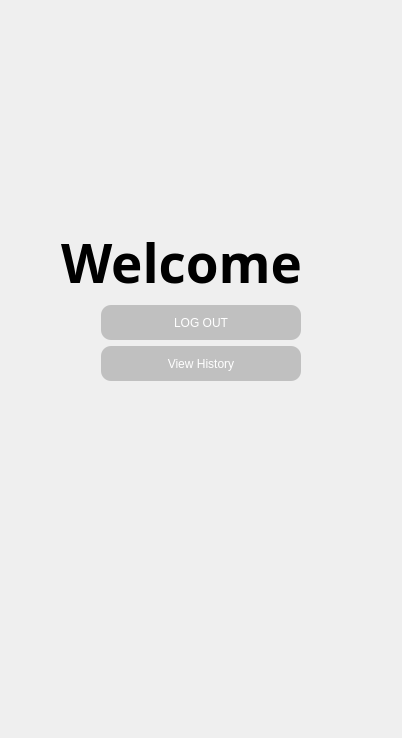
      <widget class="QWidget" name="ProfilePage">
       <layout class="QGridLayout" name="gridLayout">
        <item row="0" column="1">
         <spacer name="verticalSpacer_6">
          <property name="orientation">
           <enum>Qt::Orientation::Vertical</enum>
          </property>
          <property name="sizeHint" stdset="0">
           <size>
            <width>20</width>
            <height>215</height>
           </size>
          </property>
         </spacer>
        </item>
        <item row="1" column="0">
         <spacer name="horizontalSpacer_6">
          <property name="orientation">
           <enum>Qt::Orientation::Horizontal</enum>
          </property>
          <property name="sizeType">
           <enum>QSizePolicy::Policy::MinimumExpanding</enum>
          </property>
          <property name="sizeHint" stdset="0">
           <size>
            <width>50</width>
            <height>20</height>
           </size>
          </property>
         </spacer>
        </item>
        <item row="1" column="1">
         <layout class="QVBoxLayout" name="verticalLayout_11">
          <item>
           <widget class="QLabel" name="UsenameTag">
            <property name="font">
             <font>
              <family>Montserrat</family>
              <pointsize>40</pointsize>
              <italic>false</italic>
              <bold>true</bold>
             </font>
            </property>
            <property name="styleSheet">
             <string notr="true">
font: 700 40pt &quot;Montserrat&quot;;
color: rgb(0, 0, 0);</string>
            </property>
            <property name="text">
             <string>Welcome</string>
            </property>
           </widget>
          </item>
          <item>
           <layout class="QHBoxLayout" name="horizontalLayout_8">
            <item>
             <spacer name="horizontalSpacer_18">
              <property name="orientation">
               <enum>Qt::Orientation::Horizontal</enum>
              </property>
              <property name="sizeHint" stdset="0">
               <size>
                <width>40</width>
                <height>20</height>
               </size>
              </property>
             </spacer>
            </item>
            <item>
             <widget class="QPushButton" name="Log_out">
              <property name="styleSheet">
               <string notr="true">QPushButton
{
	border-radius:10px;
	background-color:rgba(0, 0, 0, 50);
	color:White;
	font: 400 15pt &quot;Montserrat&quot;;
	min-width:  200px;
	min-width:  200px;
	min-height: 35px;
}

QPushButton:hover
{
	border-radius:10px;
	background-color:rgba(0, 0, 0, 70);
	color:White;
	font: 400 15pt &quot;Montserrat&quot;;
	min-width:  200px;
	min-width:  200px;
	min-height: 35px;
}

QPushButton:pressed
{
	border-radius:10px;
	background-color:rgba(0, 0, 0, 90);
	color:White;
	font: 400 15pt &quot;Montserrat&quot;;
	min-width:  200px;
	min-width:  200px;
	min-height: 35px;
}</string>
              </property>
              <property name="text">
               <string>LOG OUT</string>
              </property>
             </widget>
            </item>
            <item>
             <spacer name="horizontalSpacer_19">
              <property name="orientation">
               <enum>Qt::Orientation::Horizontal</enum>
              </property>
              <property name="sizeHint" stdset="0">
               <size>
                <width>40</width>
                <height>20</height>
               </size>
              </property>
             </spacer>
            </item>
           </layout>
          </item>
          <item>
           <layout class="QHBoxLayout" name="horizontalLayout_7">
            <item>
             <spacer name="horizontalSpacer_24">
              <property name="orientation">
               <enum>Qt::Orientation::Horizontal</enum>
              </property>
              <property name="sizeHint" stdset="0">
               <size>
                <width>40</width>
                <height>20</height>
               </size>
              </property>
             </spacer>
            </item>
            <item>
             <widget class="QPushButton" name="ViewHistory_Button">
              <property name="styleSheet">
               <string notr="true">QPushButton
{
	border-radius:10px;
	background-color:rgba(0, 0, 0, 50);
	color:White;
	font: 400 15pt &quot;Montserrat&quot;;
	min-width:  200px;
	min-width:  200px;
	min-height: 35px;
}

QPushButton:hover
{
	border-radius:10px;
	background-color:rgba(0, 0, 0, 70);
	color:White;
	font: 400 15pt &quot;Montserrat&quot;;
	min-width:  200px;
	min-width:  200px;
	min-height: 35px;
}

QPushButton:pressed
{
	border-radius:10px;
	background-color:rgba(0, 0, 0, 90);
	color:White;
	font: 400 15pt &quot;Montserrat&quot;;
	min-width:  200px;
	min-width:  200px;
	min-height: 35px;
}</string>
              </property>
              <property name="text">
               <string>View History</string>
              </property>
             </widget>
            </item>
            <item>
             <spacer name="horizontalSpacer_20">
              <property name="orientation">
               <enum>Qt::Orientation::Horizontal</enum>
              </property>
              <property name="sizeHint" stdset="0">
               <size>
                <width>40</width>
                <height>20</height>
               </size>
              </property>
             </spacer>
            </item>
           </layout>
          </item>
         </layout>
        </item>
        <item row="1" column="2">
         <spacer name="horizontalSpacer_7">
          <property name="orientation">
           <enum>Qt::Orientation::Horizontal</enum>
          </property>
          <property name="sizeType">
           <enum>QSizePolicy::Policy::MinimumExpanding</enum>
          </property>
          <property name="sizeHint" stdset="0">
           <size>
            <width>50</width>
            <height>20</height>
           </size>
          </property>
         </spacer>
        </item>
        <item row="2" column="1">
         <spacer name="verticalSpacer_7">
          <property name="orientation">
           <enum>Qt::Orientation::Vertical</enum>
          </property>
          <property name="sizeHint" stdset="0">
           <size>
            <width>20</width>
            <height>346</height>
           </size>
          </property>
         </spacer>
        </item>
       </layout>
      </widget>
